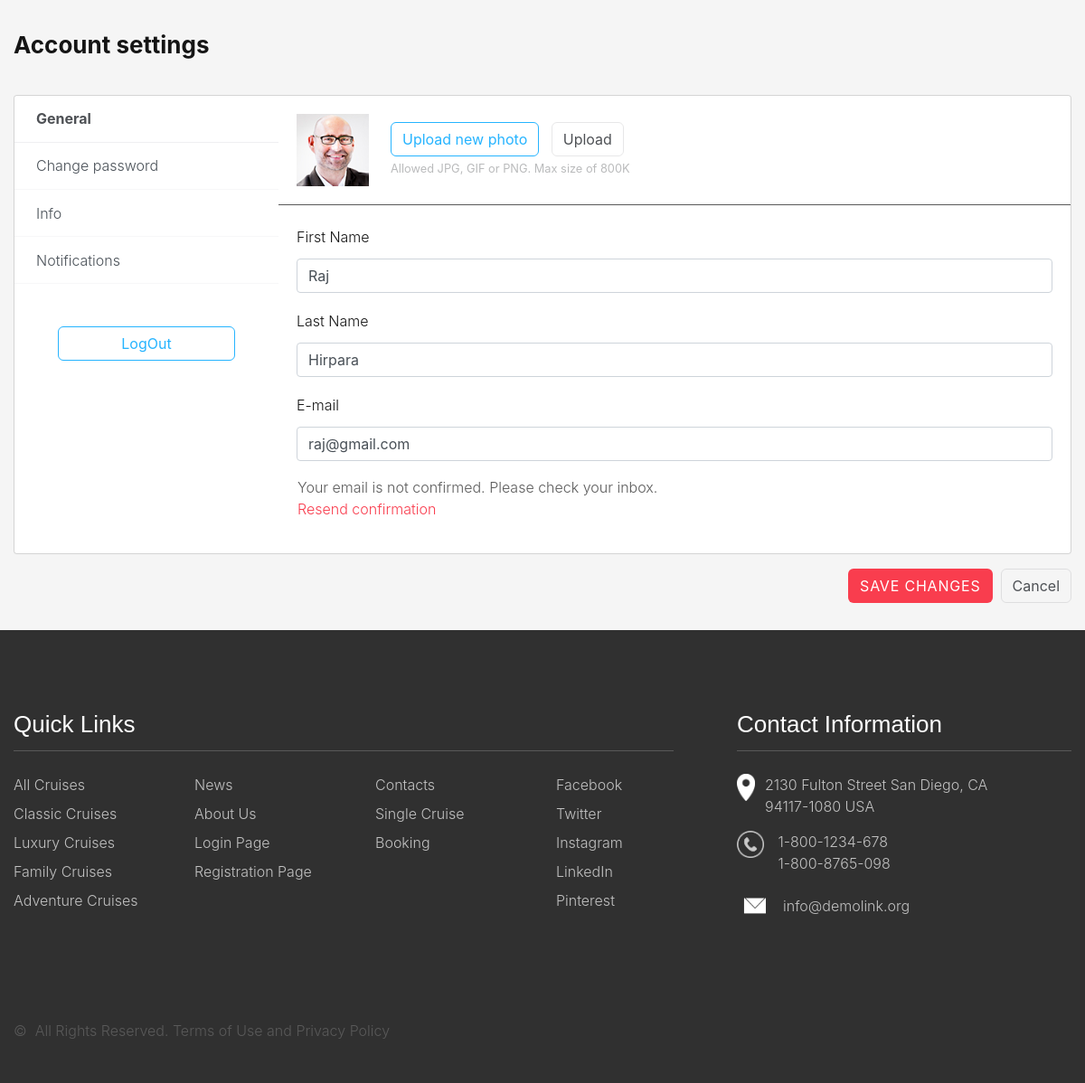
Page /profile.php (signed in) on the committed database.
### tables this page shows
CREATE TABLE `users` (
  `u_id` int(10) NOT NULL,
  `u_fname` varchar(100) NOT NULL,
  `u_lname` varchar(100) NOT NULL,
  `u_dob` date NOT NULL,
  `u_country` varchar(100) NOT NULL,
  `u_email` varchar(255) NOT NULL,
  `u_pwd` varchar(100) NOT NULL,
  `u_phone` varchar(10) NOT NULL,
  `u_img` varchar(255) NOT NULL
);

### modules/profile_display.php (the view, shortened to what this page needs)
<div class="container light-style flex-grow-1 container-p-y">
  <h4 class="font-weight-bold py-3 mb-4">
    Account settings
  </h4>
  <div class="card overflow-hidden">
    <div class="row no-gutters row-bordered row-border-light">
      <div class="col-md-3 pt-0">
        <div class="list-group list-group-flush account-settings-links">
          <a class="list-group-item list-group-item-action active" data-toggle="list" href="#account-general">General</a>
          <a class="list-group-item list-group-item-action" data-toggle="list" href="#account-change-password">Change password</a>
          <a class="list-group-item list-group-item-action" data-toggle="list" href="#account-info">Info</a>
          <a class="list-group-item list-group-item-action" data-toggle="list" href="#account-notifications">Notifications</a>
          <a class="m-5 btn btn-outline-primary" href="logout.php" onclick="return confirm('Are You Sure You Want Log Out This Web Site ?')">LogOut</a>
        </div>
      </div>
      <div class="col-md-9">
        <div class="tab-content">
          <div class="tab-pane fade active show" id="account-general">
            <div class="card-body media align-items-center">
              <img src="<?= $row['u_img'] ?>" alt="Image Not Uploaded!!" class="d-block ui-w-80">
              <div class="media-body ml-4">
                <form method="post" enctype="multipart/form-data">
                  <label class="btn btn-outline-primary">
                    Upload new photo
                  </label> &nbsp;
                  <input type="submit" class="btn btn-default md-btn-flat" name="pic_upload" value="Upload" />
                  <div class="text-light small mt-1">Allowed JPG, GIF or PNG. Max size of 800K</div>
                </form>
              </div>
            </div>
            <hr class="border-light m-0">
            <form method="POST">
              <div class="card-body">
                <div class="form-group">
                  <label class="form-label">First Name</label>
                  <input type="text" name="fname" class="form-control mb-1" value="<?= $row['u_fname']; ?>">
                </div>
                <div class="form-group">
                  <label class="form-label">Last Name</label>
                  <input type="text" name="lname" class="form-control" value="<?= $row['u_lname']; ?>">
                </div>
                <div class="form-group">
                  <label class="form-label">E-mail</label>
                  <input type="text" name="email" class="form-control mb-1" value="<?= $row['u_email']; ?>">
                  <div class="alert alert-warning mt-3 p-0">
                    Your email is not confirmed. Please check your inbox.<br>
                    <a href="javascript:void(0)">Resend confirmation</a>
                  </div>
                </div>
              </div>
          </div>
        </div>
      </div>
    </div>
  </div>
  <div class="text-right mt-3">
    <input type="submit" class="btn btn-primary" name="updatebtn" value="Save changes" />&nbsp;
    <button type="button" class="btn btn-default">Cancel</button>
  </div>
</div>

### CSS/profile_css.css (style rules this page uses)
body { background: #f5f5f5; margin-top: 20px; }
.ui-w-80 { width: 80px !important; height: auto; }
.btn-default { border-color: rgba(24, 28, 33, 0.1); background: rgba(0, 0, 0, 0); color: #4E5155; }
label.btn { margin-bottom: 0 !important; }
.btn-outline-primary { border-color: #26B4FF; background: transparent; color: #26B4FF; }
.form-label { position:static; top: 1px; padding-left: 0; margin-top: 15px; }
.btn { cursor: pointer; }
.text-light { color: #babbbc !important; }
.card { background-clip: padding-box; box-shadow: 0 1px 4px rgba(24, 28, 33, 0.012); }
.row-bordered { overflow: hidden; }
.account-settings-links .list-group-item.active { font-weight: bold !important; }
html:not(.dark-style) .account-settings-links .list-group-item.active { background: transparent !important; }
.light-style .account-settings-links .list-group-item { padding: 0.85rem 1.5rem; border-color: rgba(24, 28, 33, 0.03) !important; }
.light-style .account-settings-links .list-group-item.active { color: #4e5155 !important; }
.light-style .account-settings-links .list-group-item.active { color: #4E5155 !important; }

### rows in the picture
users: u_img (picture), fname "Raj", lname "Hirpara", email "raj@gmail.com"
